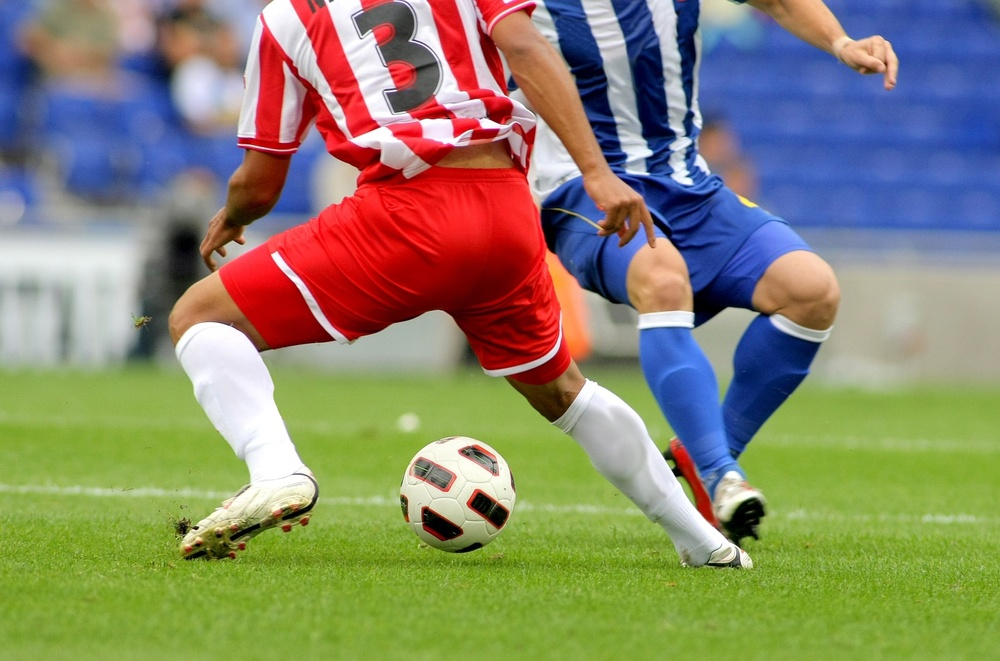
#> input picture L05/soccer.jpg, 1000 x 661 px, shrunk from 1434 x 948 before the run
$ python L05_01.py
#> lines starting #> are read from the running program, lines starting #| are printed output that depends on the picture
# 주어진 이미지를 불러와서 다음을 수행하세요
# 이미지를 그레이스케일로 변환합니다
# 소벨(Sobel) 필터를 사용하여 X축과 Y축의 방향의 에지를 검출합니다
# 검출된 에지 강도(edge strength) 이미지를 시각화합니다

import cv2 as cv
import matplotlib.pyplot as plt

# 요구사항1: cv.imread()를 사용하여 이미지를 불러옵니다
img = cv.imread('soccer.jpg')
#> img is the input picture: shape (661, 1000, 3); mean B, G, R 107.3, 133.3, 136.8

# 요구사항2: cv.cvtColor()를 사용하여 그레이스케일로 변환합니다
gray = cv.cvtColor(img, cv.COLOR_BGR2GRAY)
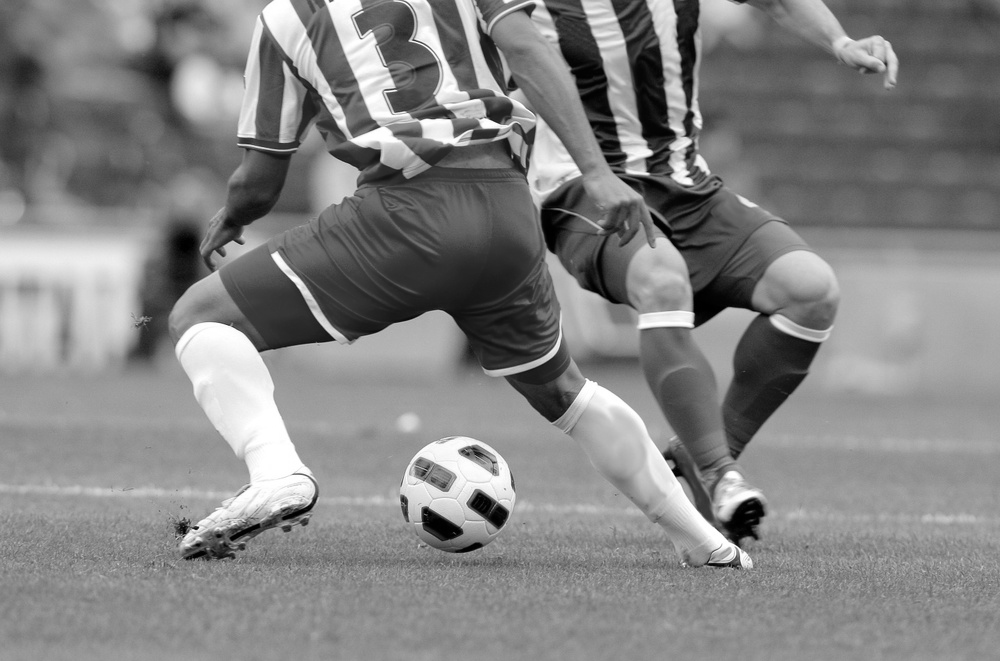
#> gray: shape (661, 1000); min 0, max 255, mean 131.4

# 요구사항3: cv.Sobel()을 사용하여 X축(cv.CV_64F, 1, 0)과 Y축(cv.CV_64F, 0, 1) 방향의 에지를 검출합니다
grad_x = cv.Sobel(gray, cv.CV_64F, 1, 0, ksize=3)
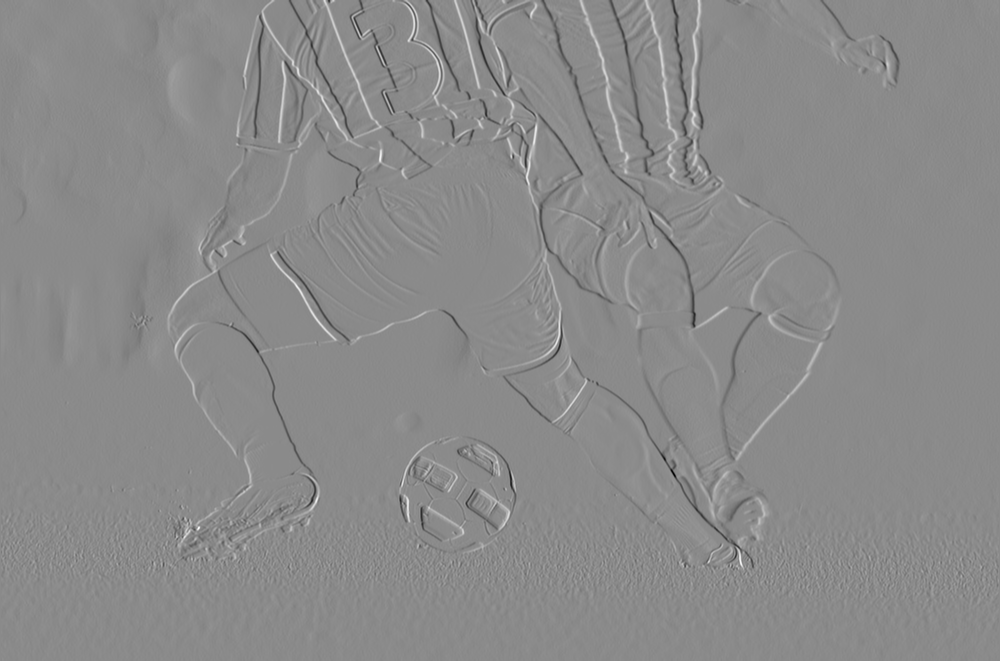
#> grad_x: shape (661, 1000) float64; min -884, max 741, mean -0.1; drawn with min black and max white
grad_Y = cv.Sobel(gray, cv.CV_64F, 0, 1, ksize=3)
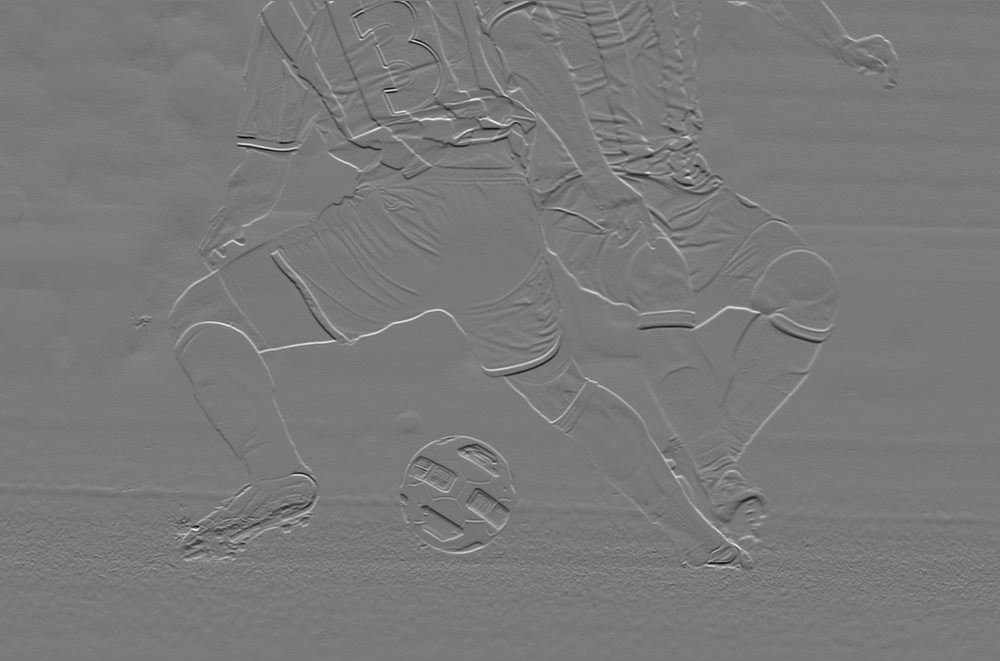
#> grad_Y: shape (661, 1000) float64; min -819, max 891, mean 0.1; drawn with min black and max white

# 요구사항4: cv.magnitude()를 사용하여 에지강도를 계산합니다
edge_strength = cv.magnitude(grad_x, grad_Y)
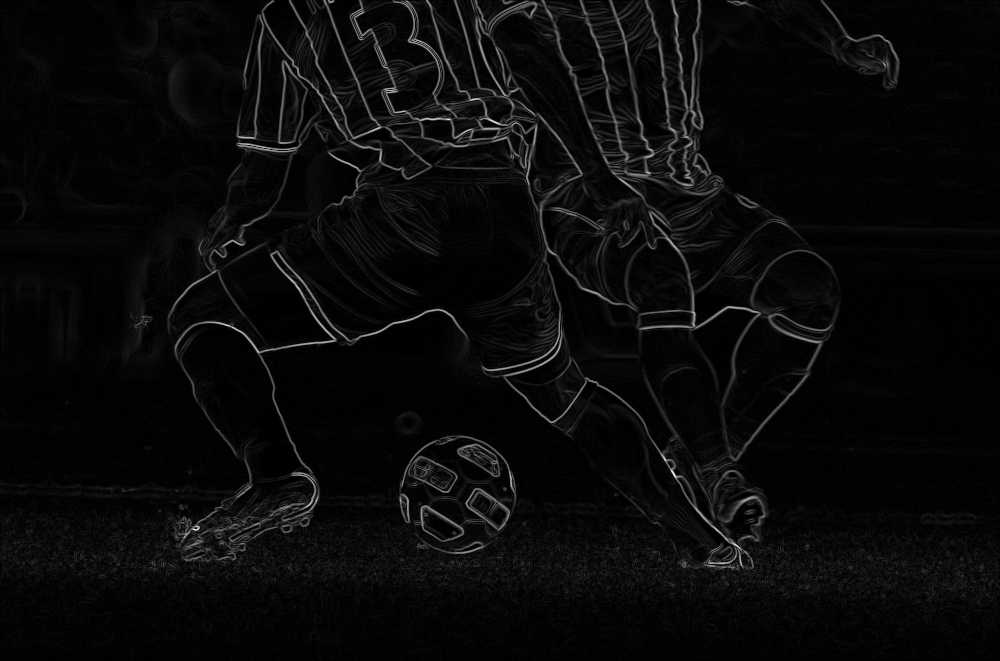
#> edge_strength: shape (661, 1000) float64; min 0, max 1004.4, mean 39.7; drawn with min black and max white
edge_display = cv.convertScaleAbs(edge_strength)
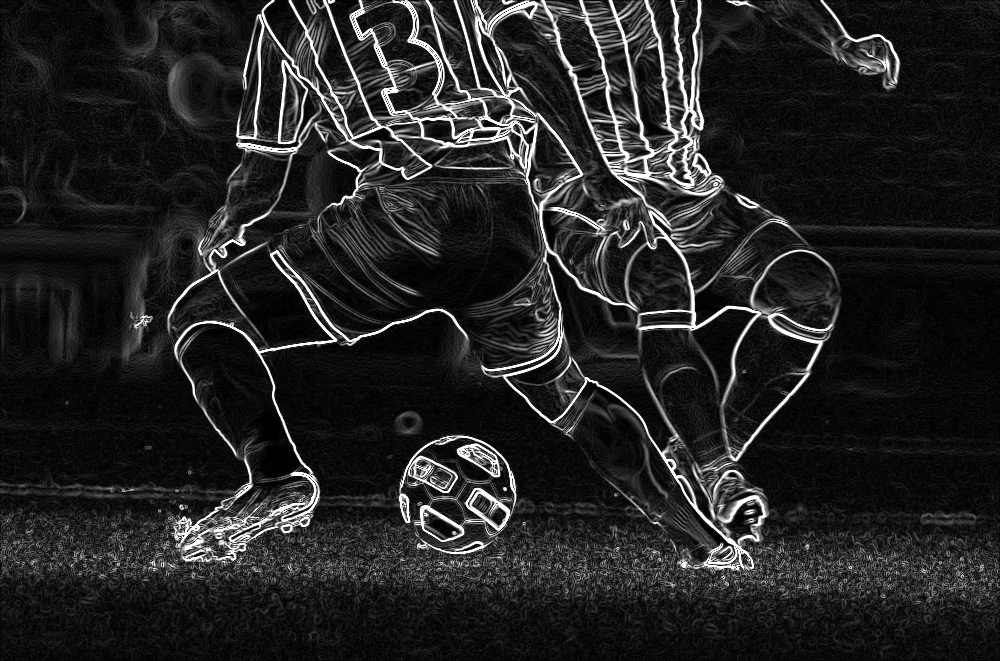
#> edge_display: shape (661, 1000); min 0, max 255, mean 36.1

# 요구사항5: matplotlib를 사용하여 원본 이미지와 에지 강도 이미지를 나란히 시각화합니다
# 힌트3: plt.imshow()에서 cmap='gray'를 사용하여 흑백으로시각화합니다
plt.figure(figsize=(10, 5))
plt.subplot(1, 2, 1)
plt.imshow(cv.cvtColor(img, cv.COLOR_BGR2RGB))
plt.title('Original Image')
plt.axis('off')

plt.subplot(1, 2, 2)
plt.imshow(edge_display, cmap='gray')
plt.title('Edge Strength Image')
plt.axis('off')

plt.tight_layout()
plt.show()
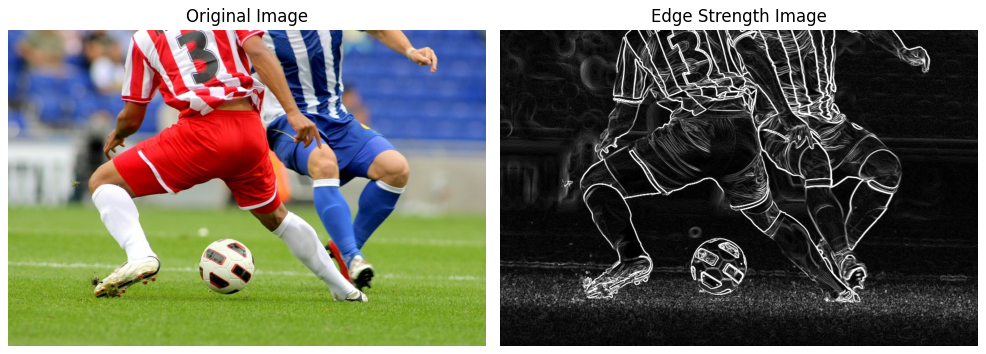
#> figure drawn by matplotlib, 2 panels
